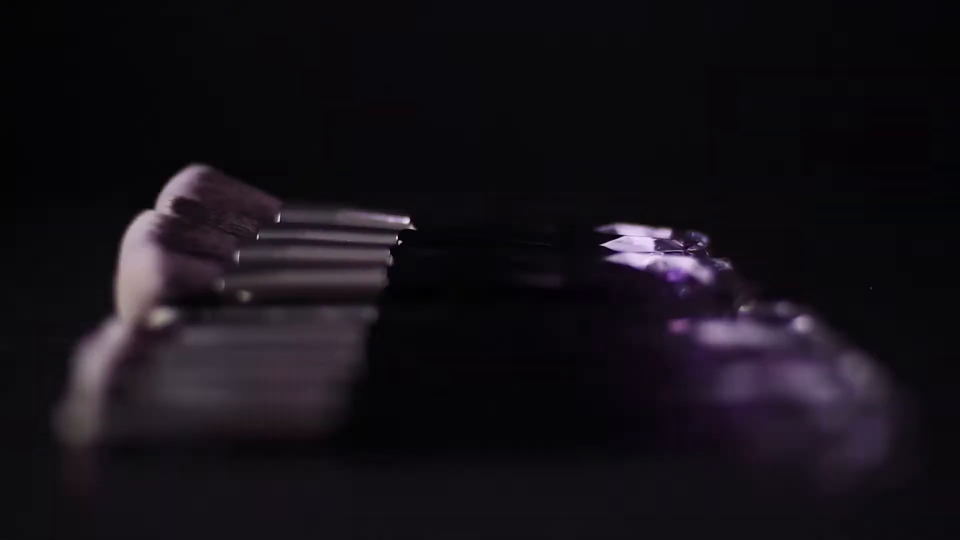
#> input picture frame 64 of Web Programming/Assignment1/brushad.mp4, 1920 x 1080 px, given in place of mp4:BigBuckBunny_115k.mp4, which was not available (shown at 1/2 size)
$ python lab5p2.py
#> lines starting #> are read from the running program, lines starting #| are printed output that depends on the picture
import cv2
import os

RTSP_URL = 'rtsp://wowzaec2demo.streamlock.net/vod/mp4:BigBuckBunny_115k.mp4'

os.environ['OPENCV_FFMPEG_CAPTURE_OPTIONS'] = 'rtsp_transport;udp'

cap = cv2.VideoCapture(RTSP_URL, cv2.CAP_FFMPEG)

if not cap.isOpened():
    print('Cannot open RTSP stream')
    exit(-1)

while True:
    _, frame = cap.read()
#> frame is the input picture: shape (1080, 1920, 3); mean B, G, R 23.1, 16.7, 20.9
    gray = cv2.cvtColor(frame, cv2.COLOR_BGR2GRAY)
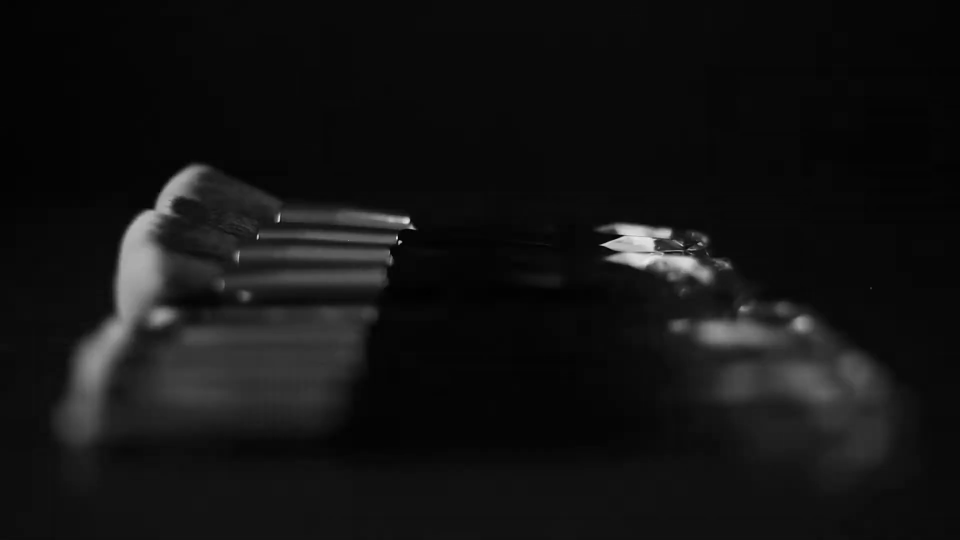
#> gray: shape (1080, 1920) (shown at 1/2 size); min 0, max 241, mean 18.8
    hsv = cv2.cvtColor(frame, cv2.COLOR_BGR2HSV)
#> hsv: shape (1080, 1920, 3); mean H, S, V 132.6, 86.2, 23.5

    cv2.imshow('RTSP Original Stream', frame)
    cv2.imshow('RTSP Grayscale Stream', gray)
    cv2.imshow('RTSP HSV Stream', hsv)

    if cv2.waitKey(25) & 0xFF == ord('q'):
#> (key q is pressed here)
        break

cap.release()
cv2.destroyAllWindows()

$ run again, starting later in the video
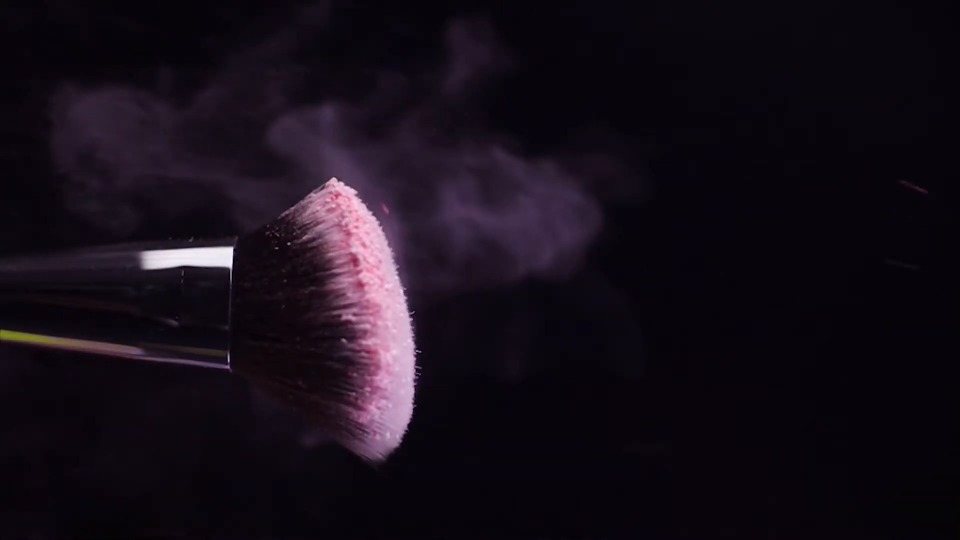
#> input picture frame 288 of Web Programming/Assignment1/brushad.mp4, 1920 x 1080 px, given in place of mp4:BigBuckBunny_115k.mp4, which was not available (shown at 1/2 size)
#> frame is the input picture: shape (1080, 1920, 3); mean B, G, R 24.4, 13.7, 21.3
#> `gray = cv2.cvtColor(frame, cv2.COLOR_BGR2GRAY)`:
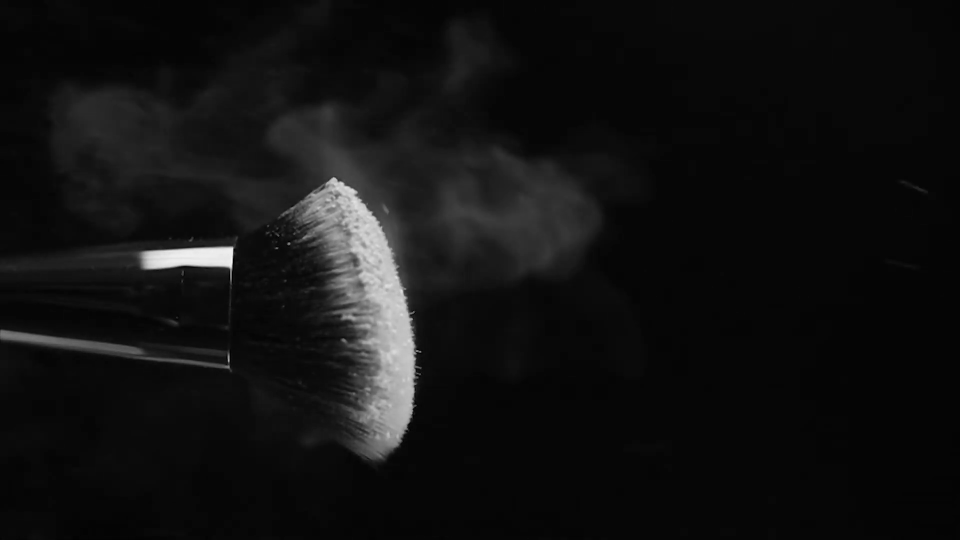
#> gray: shape (1080, 1920) (shown at 1/2 size); min 0, max 250, mean 17.3
#> hsv: shape (1080, 1920, 3); mean H, S, V 137.4, 149.7, 25.4

$ run again, starting later in the video
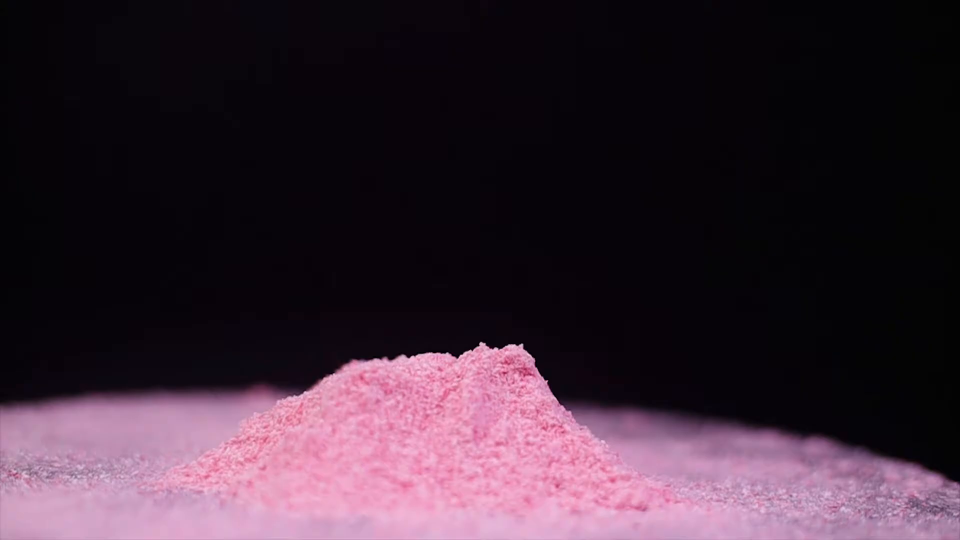
#> input picture frame 513 of Web Programming/Assignment1/brushad.mp4, 1920 x 1080 px, given in place of mp4:BigBuckBunny_115k.mp4, which was not available (shown at 1/2 size)
#> frame is the input picture: shape (1080, 1920, 3); mean B, G, R 53.3, 40.3, 58.6
#> `gray = cv2.cvtColor(frame, cv2.COLOR_BGR2GRAY)`:
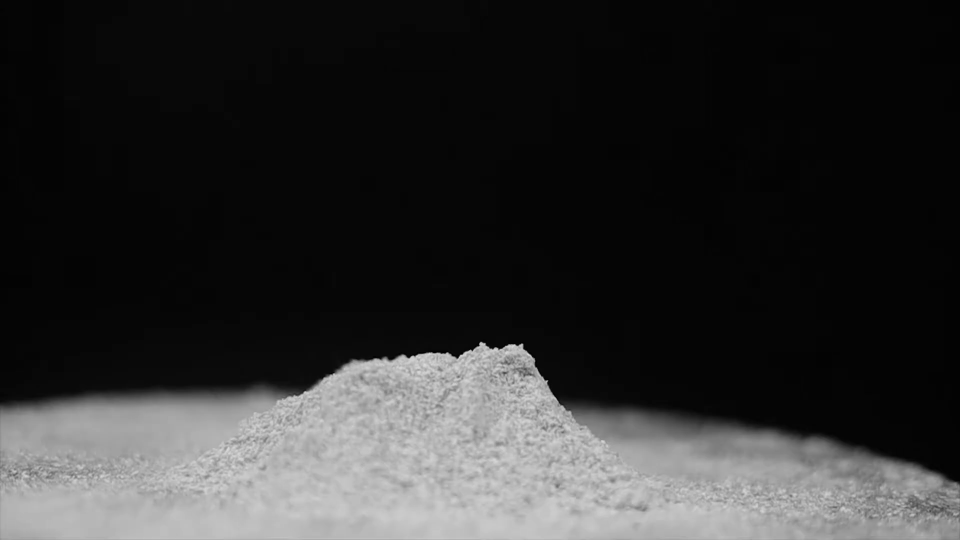
#> gray: shape (1080, 1920) (shown at 1/2 size); min 0, max 225, mean 47.4
#> hsv: shape (1080, 1920, 3); mean H, S, V 137.1, 126.7, 60.1
